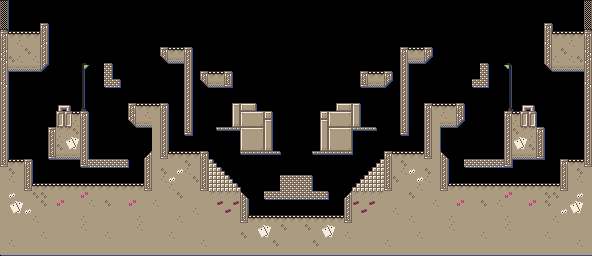

A level layout from a 2D game, rendered from its tile map. Below: a short description, then the map file with its tile-grid data intact:
An orthogonal 74x32 tile map with 8x8 px tiles, 1 tile layer (Tile Layer 1).

<map version="1.0" tiledversion="1.1.2" orientation="orthogonal" renderorder="right-down" width="74" height="32" tilewidth="8" tileheight="8" infinite="0" nextobjectid="1">
 <tileset firstgid="1" source="SplatoonMetaTiles.tsx" />
 <layer name="Tile Layer 1" width="74" height="32">
  <data encoding="csv">
57,176,176,176,176,176,176,176,176,176,176,176,176,176,176,176,176,176,176,176,176,176,176,176,176,176,176,176,176,176,176,176,176,176,176,176,176,176,176,176,176,176,176,176,176,176,176,176,176,176,176,176,176,176,176,176,176,176,176,176,176,176,176,176,176,176,176,176,176,176,176,176,176,57,
58,0,0,0,0,0,0,0,0,0,0,0,0,0,0,0,0,0,0,0,0,0,0,0,0,0,0,0,0,0,0,0,0,0,0,0,0,0,0,0,0,0,0,0,0,0,0,0,0,0,0,0,0,0,0,0,0,0,0,0,0,0,0,0,0,0,0,0,0,0,0,0,0,58,
58,0,0,0,0,0,0,0,0,0,0,0,0,0,0,0,0,0,0,0,0,0,0,0,0,0,0,0,0,0,0,0,0,0,0,0,0,0,0,0,0,0,0,0,0,0,0,0,0,0,0,0,0,0,0,0,0,0,0,0,0,0,0,0,0,0,0,0,0,0,0,0,0,58,
59,0,0,0,0,53,0,0,0,0,0,0,0,0,0,0,0,0,0,0,0,0,0,0,0,0,0,0,0,0,0,0,0,0,0,0,0,0,0,0,0,0,0,0,0,0,0,0,0,0,0,0,0,0,0,0,0,0,0,0,0,0,0,0,0,0,0,0,53,0,0,0,0,59,
53,11,11,11,11,54,0,0,0,0,0,0,0,0,0,0,0,0,0,0,0,0,0,0,0,0,0,0,0,0,0,0,0,0,0,0,0,0,0,0,0,0,0,0,0,0,0,0,0,0,0,0,0,0,0,0,0,0,0,0,0,0,0,0,0,0,0,0,54,11,11,11,11,53,
54,2,3,2,2,44,0,0,0,0,0,0,0,0,0,0,0,0,0,0,0,0,0,0,0,0,0,0,0,0,0,0,0,0,0,0,0,0,0,0,0,0,0,0,0,0,0,0,0,0,0,0,0,0,0,0,0,0,0,0,0,0,0,0,0,0,0,0,47,2,2,3,2,54,
44,2,2,14,2,54,0,0,0,0,0,0,0,0,0,0,0,0,0,0,53,11,11,53,0,0,0,0,0,0,0,0,0,0,0,0,0,0,0,0,0,0,0,0,0,0,0,0,0,0,53,11,11,53,0,0,0,0,0,0,0,0,0,0,0,0,0,0,54,2,14,2,2,47,
47,14,3,2,3,54,0,0,0,0,0,0,0,0,0,0,0,0,0,0,45,13,13,54,0,0,0,0,0,0,0,0,0,0,0,0,0,0,0,0,0,0,0,0,0,0,0,0,0,0,54,13,13,48,0,0,0,0,0,0,0,0,0,0,0,0,0,0,54,3,2,3,14,44,
54,13,13,13,13,48,0,0,0,0,107,0,0,17,0,0,0,0,0,0,0,0,0,54,0,0,0,0,0,0,0,0,0,0,0,0,0,0,0,0,0,0,0,0,0,0,0,0,0,0,54,0,0,0,0,0,0,0,0,0,17,0,0,110,0,0,0,0,45,13,13,13,13,54,
54,1,1,1,1,1,0,1,1,0,108,0,0,17,0,0,0,0,0,0,0,0,0,54,0,53,11,11,53,0,0,0,0,0,0,0,0,0,0,0,0,0,0,0,0,53,11,11,53,0,54,0,0,0,0,0,0,0,0,0,17,0,0,111,0,2147483649,2147483649,0,2147483649,2147483649,2147483649,2147483649,2147483649,54,
47,0,0,0,0,0,1,1,0,0,108,0,0,17,17,0,0,0,0,0,0,0,0,54,0,45,13,13,55,0,0,0,0,0,0,0,0,0,0,0,0,0,0,0,0,55,13,13,48,0,54,0,0,0,0,0,0,0,0,17,17,0,0,111,0,0,2147483649,2147483649,0,0,0,0,0,47,
54,0,0,0,0,0,0,0,0,0,108,0,0,0,0,0,0,0,0,0,0,0,0,54,0,0,0,0,0,0,0,0,0,0,0,0,0,0,0,0,0,0,0,0,0,0,0,0,0,0,54,0,0,0,0,0,0,0,0,0,0,0,0,111,0,0,0,0,0,0,0,0,0,54,
54,0,0,0,0,0,0,0,0,0,108,0,0,0,0,0,0,0,0,0,0,0,0,54,0,0,0,0,0,0,0,0,0,0,0,0,0,0,0,0,0,0,0,0,0,0,0,0,0,0,54,0,0,0,0,0,0,0,0,0,0,0,0,111,0,0,0,0,0,0,0,0,0,54,
54,0,0,0,0,0,0,113,115,0,109,0,0,0,0,0,53,11,11,11,53,0,0,54,0,0,0,0,0,166,169,171,0,0,0,0,0,0,0,0,0,0,169,171,166,0,0,0,0,0,54,0,0,53,11,11,11,53,0,0,0,0,0,112,0,113,115,0,0,0,0,0,0,54,
54,0,0,0,0,0,0,40,40,11,53,0,0,0,0,0,44,2,3,2,54,0,0,54,0,0,0,0,0,167,157,158,159,172,0,0,0,0,0,0,172,157,158,159,167,0,0,0,0,0,54,0,0,54,2,3,2,47,0,0,0,0,0,53,11,40,40,0,0,0,0,0,0,54,
54,0,0,0,0,0,0,41,41,3,54,0,0,0,0,0,45,13,13,2,54,0,0,54,0,0,0,0,0,168,163,164,165,166,0,0,0,0,0,0,166,163,164,165,168,0,0,0,0,0,54,0,0,54,2,13,13,48,0,0,0,0,0,54,3,41,41,0,0,0,0,0,0,54,
54,0,0,0,0,0,53,12,12,14,54,0,0,0,0,0,0,0,0,2,54,0,0,55,0,0,0,74,74,74,157,158,159,167,0,0,0,0,0,0,167,157,158,159,74,74,74,0,0,0,55,0,0,54,2,0,0,0,0,0,0,0,0,54,14,12,12,53,0,0,0,0,0,54,
54,0,0,0,0,0,54,3,7,9,54,0,0,0,0,0,0,0,0,2,54,0,0,0,0,0,0,0,0,0,160,161,162,167,0,0,0,0,0,0,167,160,161,162,0,0,0,0,0,0,0,0,0,54,2,0,0,0,0,0,0,0,0,54,7,9,3,54,0,0,0,0,0,54,
54,0,0,0,0,0,54,14,8,10,54,0,0,0,0,0,0,0,0,2,54,0,0,0,0,0,0,0,0,0,163,164,165,168,0,0,0,0,0,0,168,163,164,165,0,0,0,0,0,0,0,0,0,54,2,0,0,0,0,0,0,0,0,54,8,10,14,54,0,0,0,0,0,54,
54,0,0,0,0,0,55,13,13,13,54,0,0,0,0,0,0,0,43,2,55,11,11,11,11,53,0,0,0,0,74,74,74,74,74,0,0,0,0,74,74,74,74,74,0,0,0,0,53,11,11,11,11,55,2,46,0,0,0,0,0,0,0,54,13,13,13,55,0,0,0,0,0,54,
55,11,11,53,0,0,0,0,0,0,55,17,17,17,17,17,0,0,54,2,2,2,2,14,2,54,32,0,0,0,0,0,0,0,0,0,0,0,0,0,0,0,0,0,0,0,0,31,54,2,14,2,2,2,2,54,0,0,17,17,17,17,17,55,0,0,0,0,0,0,53,11,11,55,
2,14,2,54,0,0,0,0,0,0,0,0,0,0,0,0,0,0,54,2,14,2,5,3,2,54,30,32,0,0,0,0,0,0,0,0,0,0,0,0,0,0,0,0,0,0,31,30,54,2,3,5,2,14,2,54,0,0,0,0,0,0,0,0,0,0,0,0,0,0,54,2,14,2,
2,3,2,54,0,0,0,0,0,0,0,0,0,0,0,0,0,0,54,2,3,5,2,2,14,54,30,30,32,1,0,0,0,0,0,17,17,17,17,0,0,0,0,0,2147483649,31,30,30,54,14,2,2,5,3,2,54,0,0,0,0,0,0,0,0,0,0,0,0,0,0,54,2,3,2,
2,2,2,55,11,11,11,11,11,11,11,11,11,11,11,11,11,11,55,2,2,3,2,2,2,55,30,30,30,32,0,0,0,0,1,17,17,17,17,2147483649,0,0,0,0,31,30,30,30,55,2,2,2,3,2,2,55,11,11,11,11,11,11,11,11,11,11,11,11,11,11,55,2,2,2,
2,5,2,2,14,14,2,2,2,2,4,2,2,2,2,2,2,2,2,2,2,2,14,2,2,2,12,12,12,12,46,0,0,17,17,17,17,17,17,17,17,0,0,43,12,12,12,12,2,2,2,14,2,2,2,2,2,2,2,2,2,2,2,4,2,2,2,2,14,14,2,2,5,2,
2,7,9,2,2,14,2,4,2,2,2,3,2,14,2,2,4,2,2,3,2,2,2,2,2,2,2,6,2,6,54,0,0,0,0,0,0,0,0,0,0,0,0,54,6,2,6,2,2,2,2,2,2,2,3,2,2,4,2,2,14,2,3,2,2,2,4,2,14,2,2,7,9,2,
2,8,10,5,2,2,2,2,2,2,2,2,2,2,2,2,2,2,2,2,2,2,2,2,3,2,2,2,6,2,54,0,0,0,0,0,0,0,0,0,0,0,0,54,2,6,2,2,2,3,2,2,2,2,2,2,2,2,2,2,2,2,2,2,2,2,2,2,2,2,5,8,10,2,
2,2,2,2,3,2,2,2,2,2,3,2,2,2,2,2,2,3,2,2,2,2,3,2,2,2,2,2,2,2,55,11,11,11,11,11,11,11,11,11,11,11,11,55,2,2,2,2,2,2,2,3,2,2,2,2,3,2,2,2,2,2,2,3,2,2,2,2,2,3,2,2,2,2,
2,2,2,2,2,2,2,2,2,2,3,2,2,2,2,2,2,3,2,2,2,2,2,2,2,2,2,2,2,2,2,2,7,9,2,14,2,2,14,2,7,9,2,2,2,2,2,2,2,2,2,2,2,2,2,2,3,2,2,2,2,2,2,3,2,2,2,2,2,2,2,2,2,2,
2,2,2,2,2,3,2,2,2,2,2,2,2,3,2,2,2,2,2,2,2,3,2,2,2,2,2,2,2,2,14,2,8,10,2,2,2,2,2,2,8,10,2,3,2,2,2,2,2,2,2,2,3,2,2,2,2,2,2,2,3,2,2,2,2,2,2,2,3,2,2,2,2,2,
2,3,2,2,2,2,2,2,2,2,2,2,2,2,2,2,2,2,2,2,2,2,2,2,2,3,2,2,2,2,2,2,2,2,14,2,2,2,2,14,2,2,2,2,2,2,2,2,3,2,2,2,2,2,2,2,2,2,2,2,2,2,2,2,2,2,2,2,2,2,2,2,3,2,
2,2,2,2,2,2,2,2,2,2,2,2,2,2,2,2,2,2,2,2,2,2,2,2,2,2,2,2,2,2,2,2,2,2,2,2,2,2,2,2,2,2,2,2,2,2,2,2,2,2,2,2,2,2,2,2,2,2,2,2,2,2,2,2,2,2,2,2,2,2,2,2,2,2
</data>
 </layer>
</map>